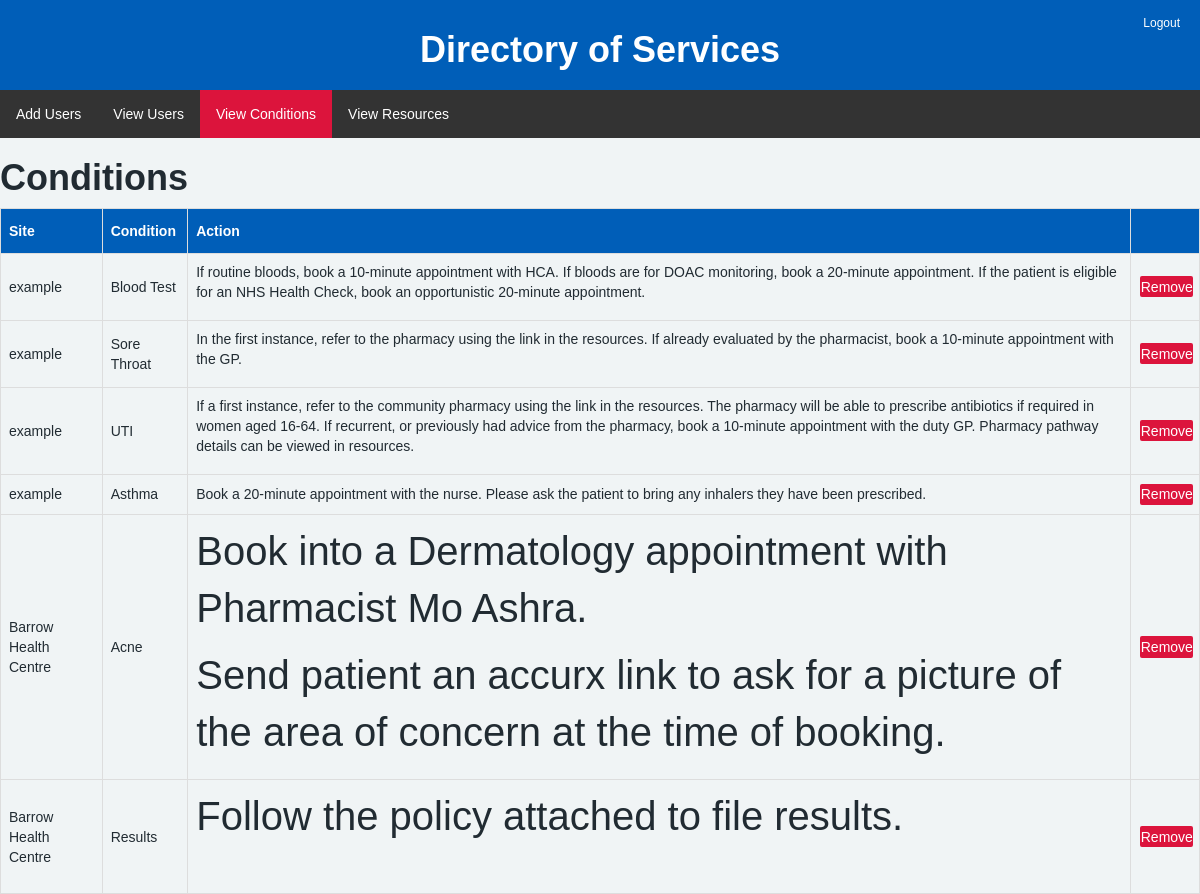
The app's page /devconditions.html, older data.
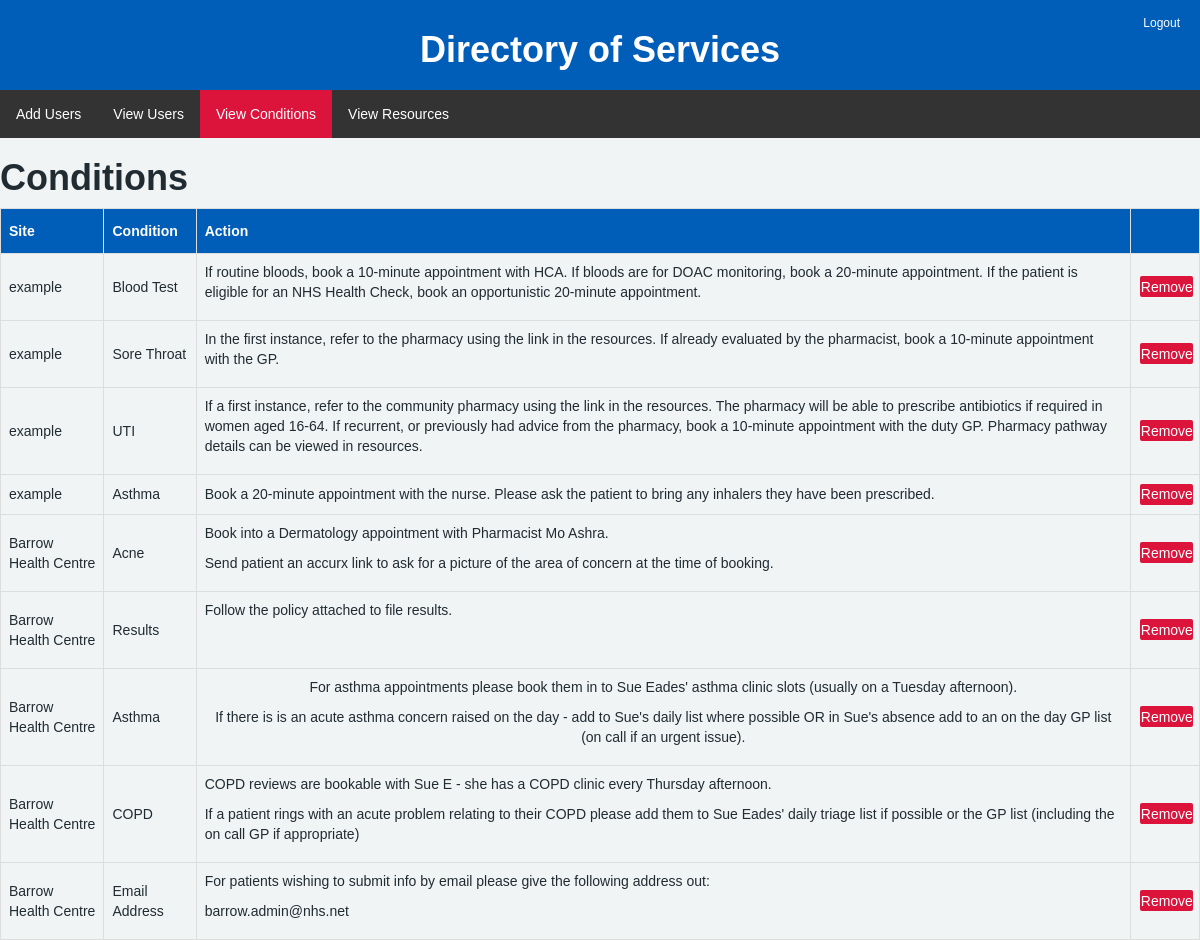
The same page, newer data.
### app.py (models this page shows)
class Condition(Base):
    __tablename__ = 'conditions'
    id = Column(Integer, primary_key=True)
    site = Column(String, nullable=False)
    condition = Column(String, nullable=False)
    action = Column(String, nullable=False)

### app.py (the view)
@app.route("/devconditions.html")
def devconditions():
    Session = sessionmaker(bind=engine)
    db_session = Session()
    condition_list = db_session.query(Condition).all()
    db_session.close()
    return render_template("devconditions.html", userslist=condition_list)

### templates/devconditions.html (shortened to what this page needs)
<!DOCTYPE html>
<html lang="en">
<head>
    <link rel="stylesheet" href="https://cdnjs.cloudflare.com/ajax/libs/font-awesome/4.7.0/css/font-awesome.min.css">
    <link href="https://stackpath.bootstrapcdn.com/bootstrap/3.4.1/css/bootstrap.min.css" rel="stylesheet">
    <link href="https://cdn.jsdelivr.net/npm/summernote@0.8.18/dist/summernote.min.css" rel="stylesheet">
    <link rel="stylesheet" type="text/css" href="{{ url_for('static', filename='css/styles.css') }}">
</head>
<body>
    <div class="header">
        <h1>Directory of Services</h1>
    </div>
    <a href="/" class="dofs-logout">Logout</a>
    <ul class="navbarposdev">
        <li><a href="dofsdeveloper.html" class="dofs-hover">Add Users</a></li>
        <li><a class="dofs-hover" href="devusers.html">View Users</a></li>
        <li><a href="devconditions.html" class="dofs-hover dofs-active">View Conditions</a></li>
        <li><a href="devresources.html" class="dofs-hover">View Resources</a></li>
    </ul>
    <h1>Conditions</h1>
    <table id="table">
        <thead>
            <th>Site</th>
            <th>Condition</th>
            <th>Action</th>
            <th></th>
        </thead>
        <tbody>
            {% for line in userslist %}
            <tr>
                <td>{{ line['site'] }}</td>
                <td>{{ line['condition'] | safe }}</td>
                <td>{{ line['action'] | safe }}</td>
                <td>
                    <form action="/devremove/{{ line['id'] }}" method="POST">
                        <button type="submit" class="removebtn">Remove</button>
                    </form>
                </td>
            </tr>
            {% endfor %}
        </tbody>
    </table>
</body>
</html>

### static/css/styles.css (style rules this page uses)
body { margin: 0px; background-color: #f0f4f5; color: #212b32; font-family: sans-serif; }
h1 { font-weight: bold; }
.header { padding: 10px; text-align: center; background: #005eb8; color: #fff; font-size: 16px; border-bottom: 1px solid rgba(255,255,255,.2); }
.dofs-active { background-color: crimson; }
.navbarposdev { margin-top: -0.5px; }
ul { list-style-type: none; margin: 0; padding: 0; overflow: hidden; background-color: #333; }
li { float: left; }
li a { display: block; color: white; text-align: center; padding: 14px 16px; text-decoration: none; width: 100%; }
.removebtn { background: crimson; color: #fff; padding: 1.2% 1%; margin: 1.7% 2.7%; border-radius: 2px; text-align: center; display: inline-block; text-decoration: none; border: none; }
#table { border-collapse: collapse; width: 100%; }
#table td, #table th { border: 1px solid #ddd; padding: 8px; word-wrap: break-word; }
#table th { padding-top: 12px; padding-bottom: 12px; text-align: left; background-color: #005eb8; color: white; }
.dofs-logout { position: absolute; top: 15px; right: 20px; color: #fff; text-decoration: none; font-size: 12px; }
* { box-sizing: border-box; }

Row changes from the older to the newer data that the page shows:
added Condition: site "Barrow Health Centre", condition "Asthma", action "For asthma appointments please book them in to Sue Eades' asthma clinic slots (usually on a Tuesday afternoon). If there is is an acute asthma concern raised on the day - add to Sue's daily list where possible OR in Sue's absence add to an on the day GP list (on call if an urgent issue)."
added Condition: site "Barrow Health Centre", condition "COPD", action "COPD reviews are bookable with Sue E - she has a COPD clinic every Thursday afternoon. If a patient rings with an acute problem relating to their COPD please add them to Sue Eades' daily triage list if possible or the GP list (including the on call GP if appropriate)"
added Condition: site "Barrow Health Centre", condition "Email Address", action "For patients wishing to submit info by email please give the following address out: barrow.admin@nhs.net"
